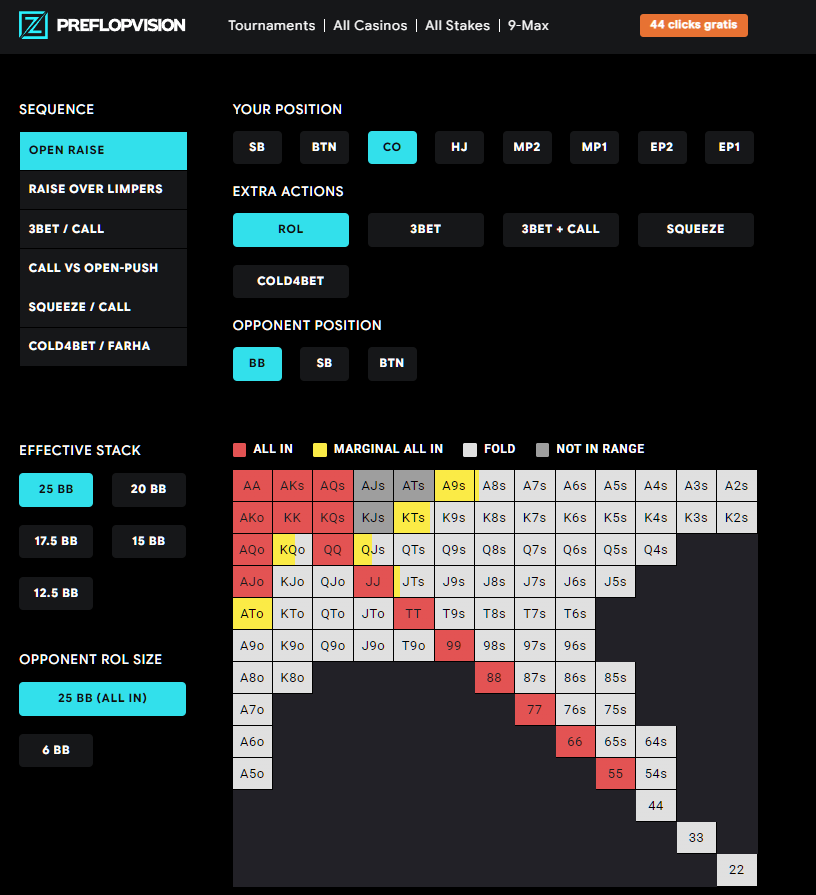
#> input picture img/tournaments/open raise/image copy 10.png, 816 x 895 px, given as the content of the folder ../open raise/image copy 10.png, which was not available
$ python pokerstadistic.py '../open raise/image copy 10.png'
#> lines starting #> are read from the running program, lines starting #| are printed output that depends on the picture; after the words box and inside, x2 and y2 are one past the last pixel; in counts of white or black regions, pixels touching at a corner belong together; pictures that were not available may be replaced by others from this repository, and a replacement may not be noted
import cv2
import numpy as np
import json
import os
import sys
import difflib
import re

try:
    import pytesseract
    _HAS_TESS = True
    try:
        pytesseract.get_tesseract_version()
#> (this line was passed over: pytesseract is not available in this run)
#> in process_poker_image, img is the input picture: shape (895, 816, 3); mean B, G, R 46.3, 46.1, 45.2
    except Exception:
        _fallback = r"C:\Program Files\Tesseract-OCR\tesseract.exe"
        if os.path.isfile(_fallback):
            pytesseract.pytesseract.tesseract_cmd = _fallback
        else:
            _HAS_TESS = False
except Exception:
    _HAS_TESS = False

if not _HAS_TESS:
    print("AVISO: Tesseract OCR no disponible. categoria/opp_3bet_size/extra_action "
          "no se extraeran (posicion/stack por geometria si funcionan).")

# Colores en formato BGR (OpenCV) usados en las tablas de PreflopVision.
RED = [80, 75, 230]
BLUE = [235, 195, 115]
YELLOW = [150, 235, 245]          # "MARGINAL CALL" (aparece junto con BLUE)
GRAY_DARK = [75, 79, 84]
GRAY_MID = [158, 158, 158]        # "NOT IN RANGE"
CYAN_DARK = [208, 176, 0]         # "OPEN RAISE" + botones SELECCIONADOS (teal)
ORANGE = [64, 232, 248]           # "MARGINAL ALL IN" / "MARGINAL OPEN RAISE"

RAW_COLORS = {
    "red": RED, "blue": BLUE, "yellow": YELLOW, "gray_dark": GRAY_DARK,
    "gray_mid": GRAY_MID, "cyan_dark": CYAN_DARK, "orange": ORANGE,
}

CHART_TYPES = {
    "open_raise": {"cyan_dark": "open_raise", "orange": "marginal_open_raise"},
    "raise_over_limpers": {"gray_dark": "all_in", "red": "rol", "blue": "check"},
    "3bet_call": {"gray_dark": "all_in", "red": "3bet", "blue": "call", "yellow": "marginal_call"},
    "range_call": {"red": "all_in", "blue": "call", "yellow": "marginal_call"},
    "call_vs_open_push": {"red": "all_in", "orange": "marginal_all_in", "gray_mid": "not_in_range"},
    "4bet_position": {"red": "all_in", "gray_mid": "not_in_range"},
}

RANKS = ['A', 'K', 'Q', 'J', 'T', '9', '8', '7', '6', '5', '4', '3', '2']

# ----- Listas de opciones de la cabecera de PreflopVision (en orden de pantalla) -----
POSITIONS = ["SB", "BTN", "CO", "HJ", "MP2", "MP1", "EP2", "EP1"]        # fila superior, izq->der
STACKS = ["40BB", "35BB", "30BB", "25BB", "20BB", "17.5BB", "15BB", "12.5BB", "10BB"]  # rejilla 2 col, fila-mayor
EXTRA_ACTIONS = ["ROL", "3BET", "3BET + CALL", "SQUEEZE", "COLD4BET", "4BET", "LIMP RAISE"]
MENU_CATEGORIES = ["OPEN RAISE", "RAISE OVER LIMPERS", "3BET / CALL",
                   "CALL VS OPEN-PUSH", "SQUEEZE / CALL", "COLD4BET / FARHA"]
TEAL_BGR = np.array(CYAN_DARK)


def get_hand_name(row, col):
    if row == col:
        return RANKS[row] + RANKS[col]
    elif row < col:
        return RANKS[row] + RANKS[col] + 's'
    else:
        return RANKS[col] + RANKS[row] + 'o'


def find_grid_bbox(img, tolerance=40, header_h=100, min_component_area=500):
#> called with tolerance = 40, header_h = 100, min_component_area = 500
    mask = np.zeros(img.shape[:2], dtype=np.uint8)
    for bgr in RAW_COLORS.values():
        lower = np.array([max(0, c - tolerance) for c in bgr])
        upper = np.array([min(255, c + tolerance) for c in bgr])
        mask |= cv2.inRange(img, lower, upper)
#> this loop made 7 passes
#> pass 1, in find_grid_bbox, `mask |= cv2.inRange(img, lower, upper)`:
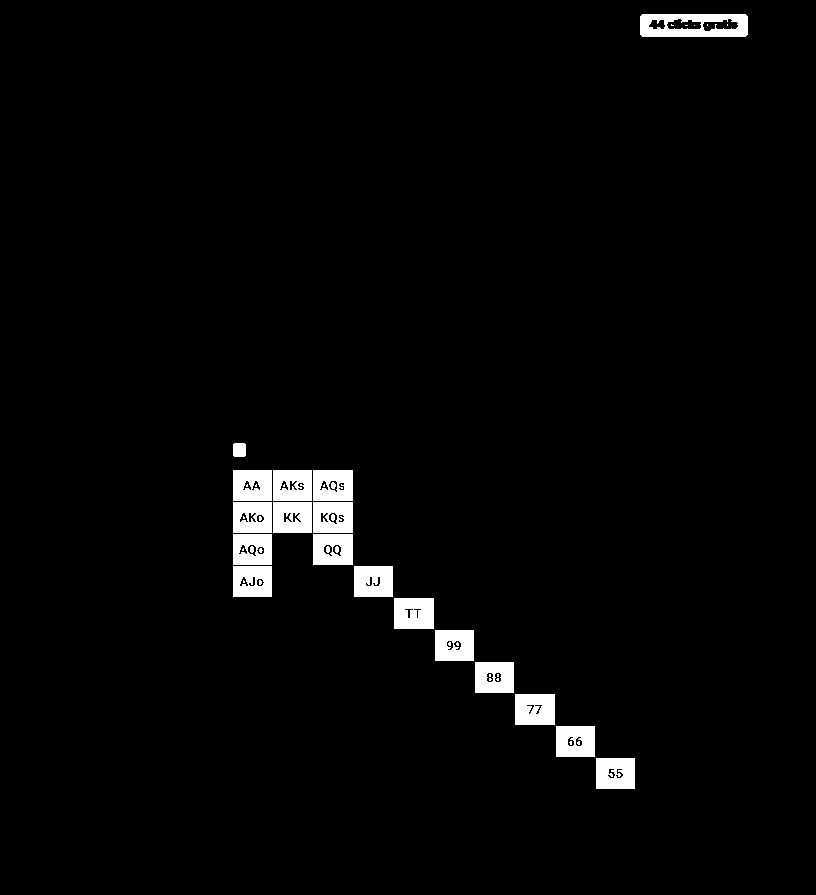
#> mask: shape (895, 816); 2.8% white; 46 white regions (23 under 20 px), largest, box (x1, y1, x2, y2) and area: (640, 14, 748, 37) 1861, (394, 598, 434, 629) 1201, (515, 694, 555, 725) 1201
#> after the loop:
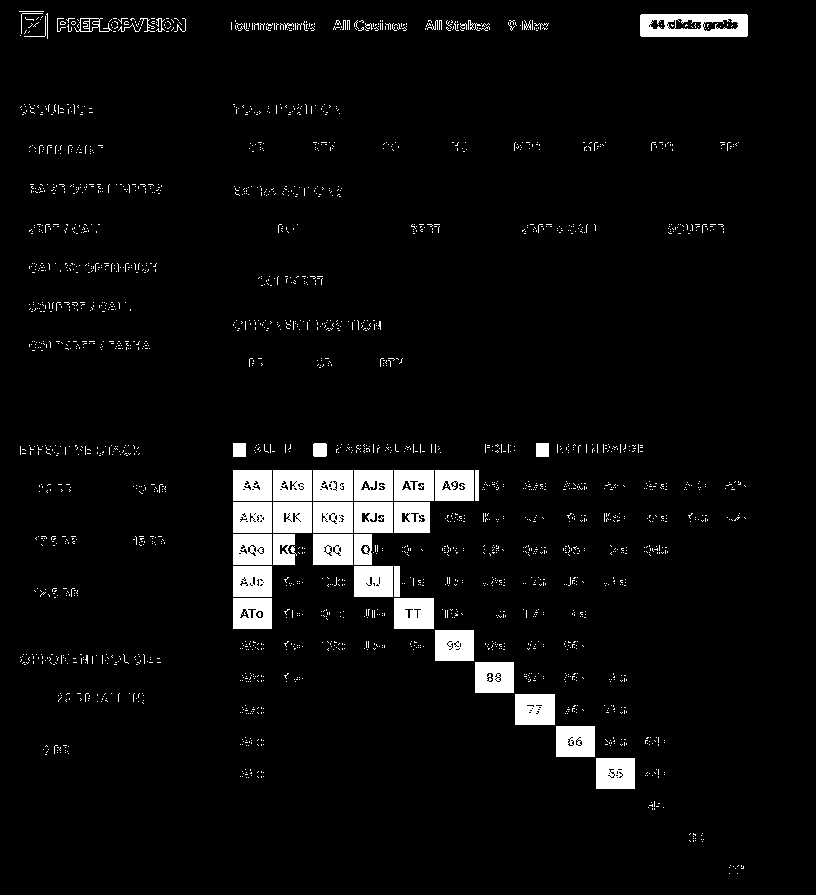
#> mask: shape (895, 816); 4.8% white; 2217 white regions (2166 under 20 px), largest, box (x1, y1, x2, y2) and area: (640, 14, 748, 37) 1918, (515, 694, 555, 725) 1212, (394, 598, 434, 629) 1201
    mask[:header_h, :] = 0
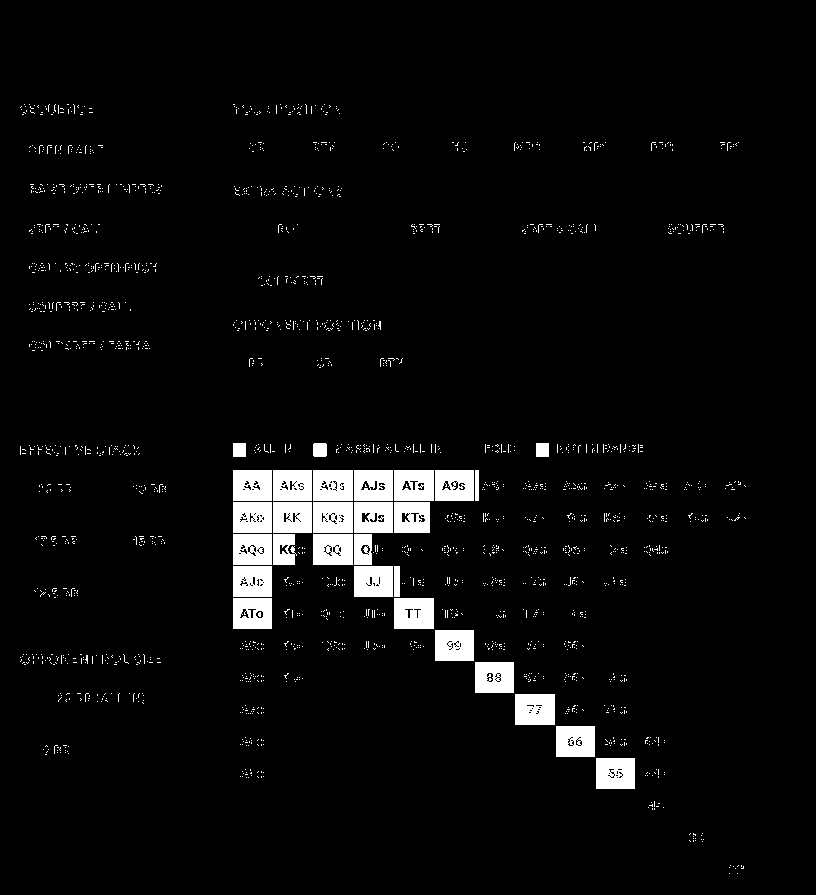
#> mask: shape (895, 816); 4.4% white; 2054 white regions (2025 under 20 px), largest, box (x1, y1, x2, y2) and area: (515, 694, 555, 725) 1212, (394, 598, 434, 629) 1201, (313, 534, 353, 565) 1178
    n, _, stats, _ = cv2.connectedComponentsWithStats(mask, connectivity=8)
#> n = 2055; stats = 2055 rows, first 6: [0, 0, 816, 895, 698469], [24, 104, 1, 1, 1], [29, 104, 1, 1, 1], [34, 105, 1, 1, 1], [37, 105, 2, 3, 3], [48, 104, 2, 8, 8]
    keep = [i for i in range(1, n) if stats[i, cv2.CC_STAT_AREA] > min_component_area]
#> keep = [986, 987, 988, 989, 990, 991, 1136, 1137, 1138, 1139, 1140, 1230, 1231, 1232, 1233, 1395, 1396, 1515, 1516, 1590, 1770, 1865, 1929, 1994]
    if not keep:
        return None
    x0 = min(stats[i, cv2.CC_STAT_LEFT] for i in keep)
#> x0 = 233
    y0 = min(stats[i, cv2.CC_STAT_TOP] for i in keep)
#> y0 = 470
    x1 = max(stats[i, cv2.CC_STAT_LEFT] + stats[i, cv2.CC_STAT_WIDTH] for i in keep)
#> x1 = 635
    y1 = max(stats[i, cv2.CC_STAT_TOP] + stats[i, cv2.CC_STAT_HEIGHT] for i in keep)
#> y1 = 789
    return (x0, y0, x1 - x0, y1 - y0)


def detect_chart_type(grid_img, w, h, tolerance=40, min_blob_area=100):
    present = set()
    for name, bgr in RAW_COLORS.items():
        lower = np.array([max(0, c - tolerance) for c in bgr])
        upper = np.array([min(255, c + tolerance) for c in bgr])
        mask = cv2.inRange(grid_img, lower, upper)
        n, _, stats, _ = cv2.connectedComponentsWithStats(mask, connectivity=8)
        for i in range(1, n):
            bw, bh, area = stats[i, cv2.CC_STAT_WIDTH], stats[i, cv2.CC_STAT_HEIGHT], stats[i, cv2.CC_STAT_AREA]
            if bw > 0.5 * w or bh > 0.5 * h:
                continue
            if area >= min_blob_area:
                present.add(name)
                break
    if "cyan_dark" in present:
        return "open_raise"
    if "gray_dark" in present:
        return "3bet_call" if "yellow" in present else "raise_over_limpers"
    if "blue" in present and "yellow" in present:
        return "range_call"
    if "red" in present and "orange" in present:
        return "call_vs_open_push"
    if "red" in present and "gray_mid" in present:
        return "4bet_position"
    if "orange" in present:
        return "open_raise"
    return "3bet_call"


# =====================================================================
# NUEVO: extraccion de la metadata de la cabecera (posicion, stack, etc.)
# =====================================================================
def _teal_mask(img):
    return cv2.inRange(img, np.clip(TEAL_BGR - 55, 0, 255), np.clip(TEAL_BGR + 55, 0, 255))


def _detect_teal_blobs(img, gx, gy, min_area=300):
    """Componentes SOLO del color teal (boton/etiqueta seleccionada), sin unir con
    el relleno gris de los botones no seleccionados. Se usa para los campos de
    seleccion unica (categoria, extra action, oponente...) donde no hace falta
    enumerar todos los botones de la fila, solo localizar el que esta activo."""
    teal = _teal_mask(img)
    teal = cv2.morphologyEx(teal, cv2.MORPH_CLOSE, np.ones((3, 9), np.uint8))
    n, _, st, _ = cv2.connectedComponentsWithStats(teal, connectivity=8)
    blobs = []
    for i in range(1, n):
        x, y, w, h, a = st[i, 0], st[i, 1], st[i, 2], st[i, 3], st[i, 4]
        if a < min_area or y < 50 or w > 400 or h > 70:
            continue
        if x >= gx and y >= gy:           # dentro de la rejilla -> no es boton de cabecera
            continue
        blobs.append({"x": x, "y": y, "w": w, "h": h, "cx": x + w // 2, "cy": y + h // 2})
    return blobs


# [64 lines left out: functions _ocr_button, _closest, _closest_position, not called in this run]


def _section_ys(img):
    """Localiza la Y de las cabeceras de seccion por OCR (etiquetas largas, fiables).
    Las etiquetas "OPPONENT ..." varian de chart a chart (OPPONENT POSITION,
    OPPONENT OPEN RAISE POSITION, OPPONENT 3BET SIZE, OPPONENT ROL SIZE,
    OPPONENT COLD 4BET SIZE, esta ultima incluso partida en dos lineas por el
    ancho...) y NO siempre aparecen en el mismo orden ni las dos a la vez -> en
    vez de asumir "1er hit = posicion, 2o hit = tamano", por cada "OPPONENT"
    juntamos las palabras cercanas (misma zona, hasta 2 lineas hacia abajo) y
    miramos si el texto contiene POSITION o SIZE para clasificarlo bien."""
    ys = {"extra": None, "opp_pos": None, "stack": None, "opp_size": None, "your": None}
    if not _HAS_TESS:
        return ys
    data = pytesseract.image_to_data(img, output_type=pytesseract.Output.DICT)
    words = [(t.strip().upper(), data["top"][i], data["left"][i])
             for i, t in enumerate(data["text"]) if t.strip()]
    for u, top, left in words:
        if u == "YOUR":
            ys["your"] = top if ys["your"] is None else min(ys["your"], top)
        elif u == "EXTRA":
            ys["extra"] = top if ys["extra"] is None else min(ys["extra"], top)
        elif u == "EFFECTIVE":
            ys["stack"] = top if ys["stack"] is None else min(ys["stack"], top)
        elif u == "OPPONENT":
            nearby = " ".join(w for w, t2, l2 in words
                               if top - 5 <= t2 <= top + 45 and abs(l2 - left) < 400)
            if "POSI" in nearby:  # OCR a veces trunca "POSITION" -> "POSI"
                ys["opp_pos"] = top if ys["opp_pos"] is None else min(ys["opp_pos"], top)
            elif "SIZE" in nearby:
                ys["opp_size"] = top if ys["opp_size"] is None else min(ys["opp_size"], top)
    return ys


def extract_header_metadata(img, grid_bbox):
    """Devuelve dict con hero_position, effective_stack, opp_position,
    extra_action, opp_3bet_size, menu_category. Cada campo es best-effort:
    None si no se puede determinar (p.ej. imagen sin cabecera). Nunca lanza."""
    meta = {"hero_position": None, "effective_stack": None, "opp_position": None,
            "extra_action": None, "opp_3bet_size": None, "menu_category": None}
    try:
        gx, gy = grid_bbox[0], grid_bbox[1]
        blobs = _detect_teal_blobs(img, gx, gy)
        if not blobs:
            return meta
        ys = _section_ys(img)
        bleft = [b for b in blobs if b["cx"] < gx]
        bright = [b for b in blobs if b["cx"] >= gx]

        # Distintos tipos de chart meten campos "OPPONENT ..." extra (p.ej. en
        # 3bet/call desde la perspectiva del que responde hay tambien una fila
        # "OPPONENT OPEN RAISE POSITION" ANTES de "EXTRA ACTIONS", cosa que no
        # pasa en los charts simples). En vez de asumir un orden fijo de
        # secciones, ordenamos los anclajes que sí pudimos OCR y usamos, para
        # cada seccion, el hueco hasta el siguiente anclaje conocido.
        anchors = sorted(y for y in (ys["your"], ys["extra"], ys["opp_pos"], ys["opp_size"], ys["stack"]) if y)

        def zone_end(start):
            nxt = [a for a in anchors if a > start]
            return min(nxt) if nxt else 10 ** 9

        # HERO POSITION: si hay etiqueta "YOUR POSITION" la usamos como anclaje
        # (algunos charts, p.ej. squeeze/cold4bet, meten OTRAS filas de
        # seleccion -dropdowns "OPEN RAISE"/"CALL"- ANTES de "YOUR POSITION",
        # asi que sin la etiqueta cogeriamos la fila equivocada). Si no hay
        # etiqueta (charts simples), la fila de posicion es la primera de la
        # cabecera. El CONTENIDO/orden de esa fila no es fijo (algunos charts
        # de "responder" incluyen BB y no EP1) -> mejor OCR directo del boton
        # teal que indexar contra una lista fija.
        hero_start = ys["your"] or 0
        herorow = sorted([b for b in bright if b["cy"] > hero_start and b["cy"] < zone_end(hero_start)],
                          key=lambda b: (b["cy"], b["cx"]))
        if herorow:
            meta["hero_position"] = _closest_position(_ocr_button(img, herorow[0]))

        # Puede haber una SEGUNDA fila de posicion justo despues de la del hero
        # sin etiqueta "OPPONENT..." (p.ej. "LIMP POSITION"); la guardamos
        # aparte como candidata a opp_position por si no aparece la etiquetada.
        hero_end = zone_end(hero_start)
        unlabeled_opp_pos_candidate = None
        nextrow = sorted([b for b in bright if hero_end <= b["cy"] < zone_end(hero_end)],
                          key=lambda b: (b["cy"], b["cx"]))
        if nextrow:
            unlabeled_opp_pos_candidate = nextrow[0]

        # EFFECTIVE STACK: la rejilla de stacks NO siempre muestra las 8
        # opciones completas (algunas cabeceras solo listan 4-6, o incluso un
        # unico desplegable) y el primer elemento visible no siempre es 40BB
        # -> el indice de pantalla no es fiable. OCR directo + fuzzy match.
        if ys["stack"]:
            stackbtns = sorted([b for b in bleft if ys["stack"] < b["cy"] < zone_end(ys["stack"])],
                                key=lambda b: (b["cy"], b["cx"]))
            if stackbtns:
                cand = _closest(_ocr_button(img, stackbtns[0]), STACKS)
                if cand:
                    meta["effective_stack"] = cand

        # MENU CATEGORY (sidebar): candidatos = teal de la izquierda por encima de
        # "EFFECTIVE STACK"; puede colarse el logo "PREFLOPVISION" (ya excluido por
        # y<50) u otros; nos quedamos con el que mejor casa con una categoria real.
        cat_btns = [b for b in bleft if not ys["stack"] or b["cy"] < ys["stack"]]
        best_cat, best_ratio = None, 0.0
        for b in cat_btns:
            raw = _ocr_button(img, b)
            if not raw:
                continue
            cand = max(MENU_CATEGORIES,
                       key=lambda o: difflib.SequenceMatcher(None, raw.replace(" ", ""), o.replace(" ", "")).ratio())
            r = difflib.SequenceMatcher(None, raw.replace(" ", ""), cand.replace(" ", "")).ratio()
            if r > best_ratio:
                best_cat, best_ratio = cand, r
        if best_ratio >= 0.5:
            meta["menu_category"] = best_cat

        # EXTRA ACTION / OPPONENT POSITION: columna derecha, igual que la fila
        # de posicion del hero (usar `blobs` completo aqui puede colar el
        # boton de categoria del sidebar -SEQUENCE/MENU-, que en cabeceras
        # anchas cae en el mismo rango de Y que estas secciones).
        if ys["extra"]:
            ea = sorted([b for b in bright if ys["extra"] <= b["cy"] < zone_end(ys["extra"])],
                        key=lambda b: (b["cy"], b["cx"]))
            if ea:
                meta["extra_action"] = _closest(_ocr_button(img, ea[0]), EXTRA_ACTIONS)

        # OPPONENT POSITION: preferimos la etiqueta explicita "OPPONENT ...
        # POSITION" si _section_ys la encontro (p.ej. "OPPONENT OPEN RAISE
        # POSITION" en 3bet/call, o "OPPONENT POSITION" en el ROL simple).
        # Si no hay ninguna, caemos a la segunda fila sin etiquetar detectada
        # junto a la posicion del hero (p.ej. "LIMP POSITION").
        if ys["opp_pos"]:
            op = sorted([b for b in bright if ys["opp_pos"] < b["cy"] < zone_end(ys["opp_pos"])],
                        key=lambda b: (b["cy"], b["cx"]))
            if op:
                meta["opp_position"] = _closest_position(_ocr_button(img, op[0]))
        if not meta["opp_position"] and unlabeled_opp_pos_candidate:
            meta["opp_position"] = _closest_position(_ocr_button(img, unlabeled_opp_pos_candidate))

        # OPPONENT ___ SIZE: bajo la etiqueta "OPPONENT ... SIZE" -> OCR.
        # Esta etiqueta cae en la columna izquierda (bajo EFFECTIVE STACK) en
        # todos los charts vistos hasta ahora.
        if ys["opp_size"]:
            o3 = sorted([b for b in bleft if ys["opp_size"] < b["cy"] < zone_end(ys["opp_size"])],
                        key=lambda b: (b["cy"], b["cx"]))
            if o3:
                meta["opp_3bet_size"] = _ocr_button(img, o3[0]) or None
    except Exception as e:
        meta["_header_error"] = str(e)
    return meta


def process_poker_image(image_path, debug=False):
    img = cv2.imread(image_path)
    if img is None:
        return None, "no se pudo cargar la imagen", None

    bbox = find_grid_bbox(img)
#> bbox = (233, 470, 402, 319)
    if bbox is None:
        return None, "no se encontro la cuadricula (colores no reconocidos)", None
    x, y, w, h = bbox
#> x = 233; y = 470; w = 402; h = 319

    if debug:
        debug_img = img.copy()
        cv2.rectangle(debug_img, (x, y), (x + w, y + h), (0, 255, 0), 2)
        base = os.path.splitext(os.path.basename(image_path))[0]
        cv2.imwrite(f"_debug_bbox_{base}.png", debug_img)

    grid_img = img[y:y + h, x:x + w]
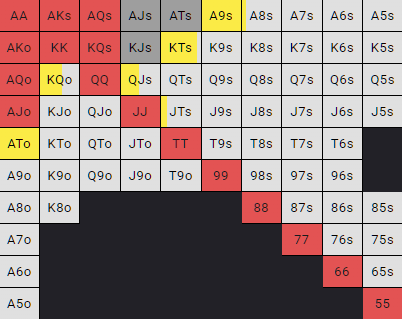
#> grid_img: shape (319, 402, 3); mean B, G, R 131.1, 135.7, 157.7
    cell_w = w / 13
#> cell_w = 30.92
    cell_h = h / 13
#> cell_h = 24.54

    chart_type = detect_chart_type(grid_img, w, h)
#> the loop in detect_chart_type, `for name, bgr in RAW_COLORS.items():` made 7 passes
#> n on passes 1, 2, 3, 4, 5, 7: 40, 386, 343, 359, 17, 14
#> pass 1, in detect_chart_type, `mask = cv2.inRange(grid_img, lower, upper)`:
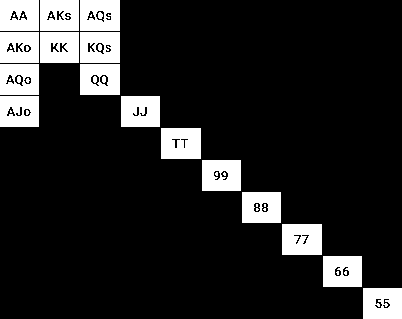
#> mask: shape (319, 402); 14.3% white; 39 white regions (18 under 20 px), largest, box (x1, y1, x2, y2) and area: (161, 128, 201, 159) 1201, (282, 224, 322, 255) 1201, (121, 96, 160, 127) 1162
#> pass 2, in detect_chart_type, `mask = cv2.inRange(grid_img, lower, upper)`:
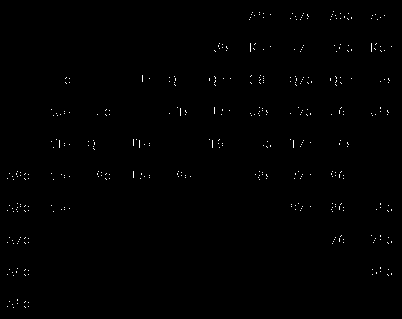
#> mask: shape (319, 402); 0.45% white in thin lines or dots, all inside (x1, y1, x2, y2) = (7, 11, 392, 308)
#> pass 3, in detect_chart_type, `mask = cv2.inRange(grid_img, lower, upper)`:
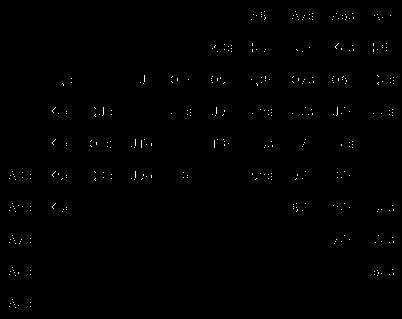
#> mask: shape (319, 402); 0.39% white in thin lines or dots, all inside (x1, y1, x2, y2) = (9, 11, 394, 308)
#> after the loop in detect_chart_type, `for name, bgr in RAW_COLORS.items():`: present = 3 items
#> (the rest of the program and of its run is left out)
